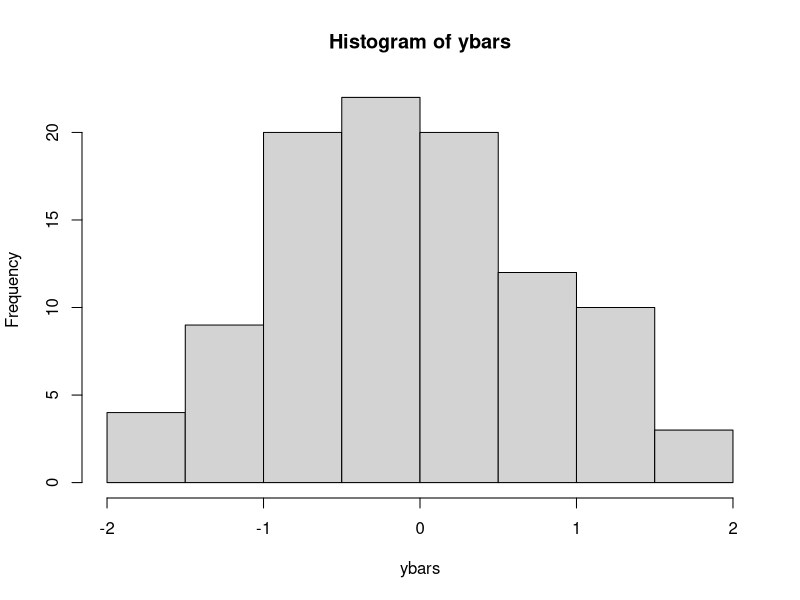

Recreate this plot in R.
## ---- chunk 1
knitr::opts_chunk$set(echo = TRUE)
## ---- chunk 2
library(MASS)
ybars<-c()
for(l in 1:100){
mu <- rep(0,400)
Sigma <- matrix(.7, nrow=400, ncol=400) + diag(400)*.3
 
rawvars <- mvrnorm(n=1, mu=mu, Sigma=Sigma)
ybars[l]<-mean(rawvars)}

hist(ybars)
mean(ybars)
var(ybars)
